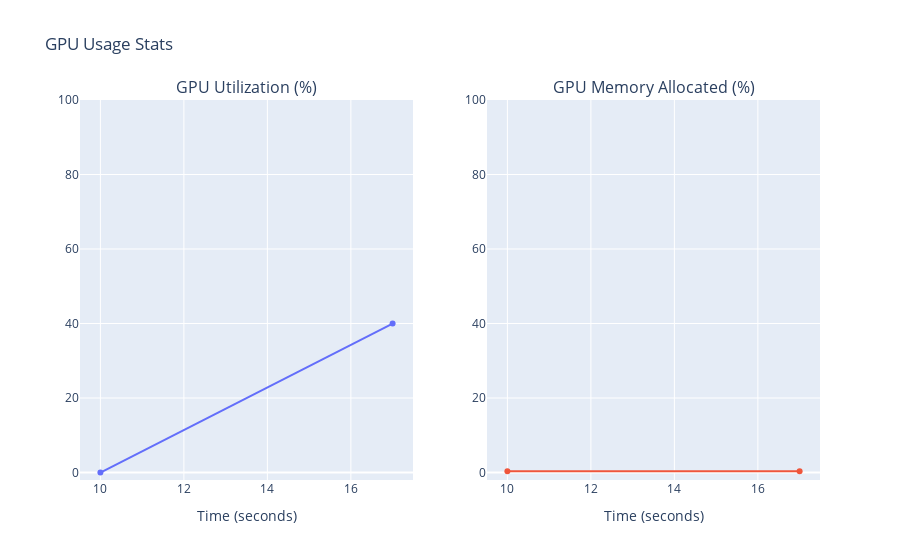

Notebook code for this chart:
### Code cell
fig = make_subplots(rows=1, cols=2, start_cell="top-left", 
                    subplot_titles=("GPU Utilization (%)", 
                                    "GPU Memory Allocated (%)"))

fig.add_trace(go.Scatter(x=temp["_runtime"], y=temp["system.gpu.0.gpu"]), row=1, col=1)
fig.add_trace(go.Scatter(x=temp["_runtime"], y=temp["system.gpu.0.memoryAllocated"]), row=1, col=2)

fig.update_xaxes(title_text="Time (seconds)", row=1, col=1)
fig.update_xaxes(title_text="Time (seconds)",  row=1, col=2)

fig.update_yaxes(range=[-2, 100],row=1, col=1)
fig.update_yaxes(range=[-2, 100], row=1, col=2)


fig.update_layout(title_text="GPU Usage Stats", showlegend=False,)

fig.show()

### Figure 1 — Plotly figure (JSON) as saved in the notebook; plotly's stock layout.template omitted (floating-point values rounded to 4 significant figures)
{"data": [{"type": "scatter", "x": [10, 17], "xaxis": "x", "y": [0, 40], "yaxis": "y"}, {"type": "scatter", "x": [10, 17], "xaxis": "x2", "y": [0.36, 0.36], "yaxis": "y2"}], "layout": {"annotations": [{"font": {"size": 16}, "showarrow": false, "text": "GPU Utilization (%)", "x": 0.225, "xanchor": "center", "xref": "paper", "y": 1, "yanchor": "bottom", "yref": "paper"}, {"font": {"size": 16}, "showarrow": false, "text": "GPU Memory Allocated (%)", "x": 0.775, "xanchor": "center", "xref": "paper", "y": 1, "yanchor": "bottom", "yref": "paper"}], "showlegend": false, "title": {"text": "GPU Usage Stats"}, "xaxis": {"anchor": "y", "domain": [0, 0.45], "title": {"text": "Time (seconds)"}}, "xaxis2": {"anchor": "y2", "domain": [0.55, 1], "title": {"text": "Time (seconds)"}}, "yaxis": {"anchor": "x", "domain": [0, 1], "range": [-2, 100]}, "yaxis2": {"anchor": "x2", "domain": [0, 1], "range": [-2, 100]}}}
